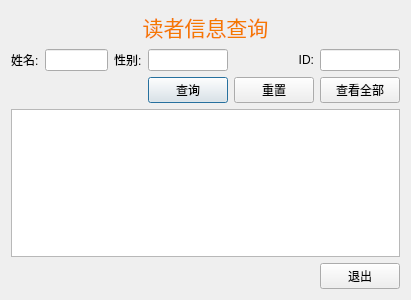
<?xml version="1.0" encoding="UTF-8"?>
<ui version="4.0">
 <class>QueryReaderDialog</class>
 <widget class="QDialog" name="QueryReaderDialog">
  <property name="geometry">
   <rect>
    <x>0</x>
    <y>0</y>
    <width>411</width>
    <height>300</height>
   </rect>
  </property>
  <property name="windowTitle">
   <string>Dialog</string>
  </property>
  <layout class="QGridLayout" name="gridLayout">
   <item row="1" column="5">
    <widget class="QLineEdit" name="ID"/>
   </item>
   <item row="1" column="0">
    <widget class="QLabel" name="label_2">
     <property name="text">
      <string>姓名:</string>
     </property>
    </widget>
   </item>
   <item row="2" column="3">
    <widget class="QPushButton" name="query">
     <property name="text">
      <string>查询</string>
     </property>
     <property name="default">
      <bool>true</bool>
     </property>
    </widget>
   </item>
   <item row="0" column="0" colspan="6">
    <widget class="QLabel" name="label">
     <property name="text">
      <string>&lt;html&gt;&lt;head/&gt;&lt;body&gt;&lt;p align=&quot;center&quot;&gt;&lt;span style=&quot; font-size:16pt; color:#f57900;&quot;&gt;读者信息查询&lt;/span&gt;&lt;/p&gt;&lt;/body&gt;&lt;/html&gt;</string>
     </property>
    </widget>
   </item>
   <item row="1" column="4">
    <widget class="QLabel" name="label_4">
     <property name="text">
      <string>&lt;html&gt;&lt;head/&gt;&lt;body&gt;&lt;p align=&quot;right&quot;&gt;ID:&lt;/p&gt;&lt;/body&gt;&lt;/html&gt;</string>
     </property>
    </widget>
   </item>
   <item row="1" column="1">
    <widget class="QLineEdit" name="name"/>
   </item>
   <item row="2" column="5">
    <widget class="QPushButton" name="queryAll">
     <property name="text">
      <string>查看全部</string>
     </property>
     <property name="autoDefault">
      <bool>false</bool>
     </property>
    </widget>
   </item>
   <item row="3" column="0" colspan="6">
    <widget class="QTextEdit" name="readerText">
     <property name="readOnly">
      <bool>true</bool>
     </property>
    </widget>
   </item>
   <item row="1" column="3">
    <widget class="QLineEdit" name="gender"/>
   </item>
   <item row="1" column="2">
    <widget class="QLabel" name="label_3">
     <property name="text">
      <string>性别:</string>
     </property>
    </widget>
   </item>
   <item row="2" column="4">
    <widget class="QPushButton" name="reset">
     <property name="text">
      <string>重置</string>
     </property>
     <property name="autoDefault">
      <bool>false</bool>
     </property>
    </widget>
   </item>
   <item row="4" column="5">
    <widget class="QPushButton" name="exit">
     <property name="text">
      <string>退出</string>
     </property>
    </widget>
   </item>
  </layout>
 </widget>
 <tabstops>
  <tabstop>name</tabstop>
  <tabstop>gender</tabstop>
  <tabstop>ID</tabstop>
  <tabstop>query</tabstop>
  <tabstop>reset</tabstop>
  <tabstop>queryAll</tabstop>
  <tabstop>exit</tabstop>
  <tabstop>readerText</tabstop>
 </tabstops>
 <resources/>
 <connections/>
</ui>
